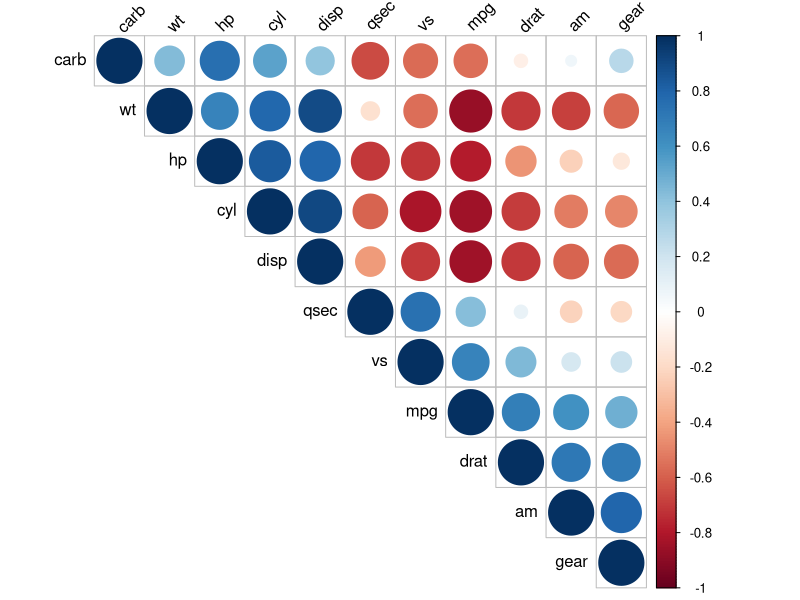
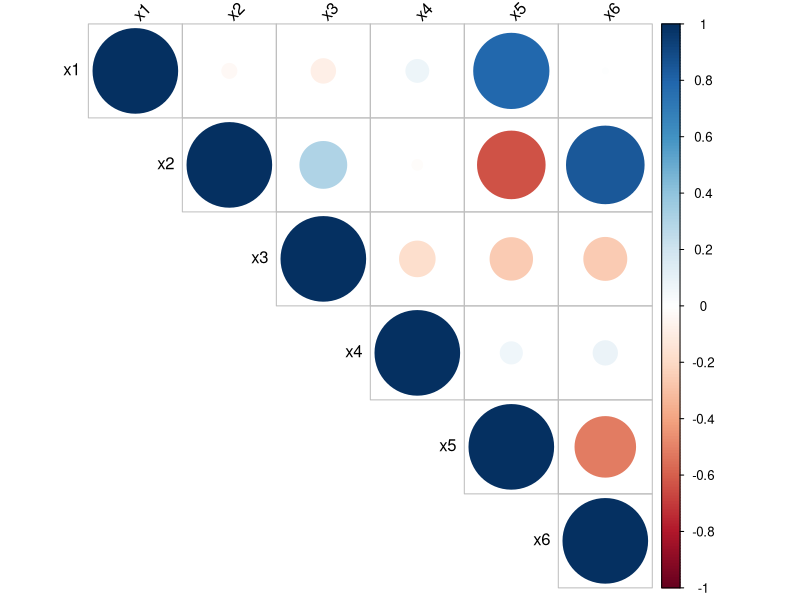

R code for these plots, in order:
## ---- chunk 1
gen_dat <- function(n) {
  x1 <- runif(n=n, min=0, max=10)
  x2 <- x1 * 2 + rnorm(n=n, sd=0.01) # x2 es el doble de x1 + ruido
  y <- rnorm(n=n, mean= - 3 + 2 * x1 - 4 * x2, sd=2)
  data.frame(y, x1, x2)
}
## ---- chunk 2
set.seed(12345)
datos <- gen_dat(n=40)
datos1 <- datos[1:20, ]
datos2 <- datos[21:40, ]
## ---- chunk 3
mod1 <- stats::lm(y ~ x1 + x2, data=datos1)
summary(mod1)
## ---- chunk 4
mod2 <- stats::lm(y ~ x1 + x2, data=datos2)
summary(mod2)
## ---- chunk 5
library(dplyr)
mtcars %>% glimpse()
## ---- chunk 6
mtcars %>% cor(method="pearson") %>% round(digits=2) -> mat_cor
mat_cor
## ---- chunk 7
library(corrplot)
corrplot(mat_cor, type="upper", order="hclust", tl.col="black", tl.srt=45)
## ---- chunk 8
gen_dat <- function(n) {
  x1 <- sample(5:25, size=n, replace=TRUE)
  x2 <- rpois(n, lambda=5)
  x3 <- rbinom(n, size=10, prob=0.4)
  x4 <- rbeta(n=n, shape1=0.5, shape2=0.7)
  ruido1 <- runif(n=n, min=-0.5, max=0.5)
  ruido2 <- runif(n=n, min=-0.5, max=0.5)
  x5 <- 2 * x1 - 3 * x2 + ruido1
  x6 <- 3* x2 - 4 * x3 + ruido2
  y <- rnorm(n=n, mean= - 3 + 2 * x1 - 4 * x2, sd=2)
  data.frame(y, x1, x2, x3, x4, x5, x6)
}
## ---- chunk 9
datos <- gen_dat(n=30)
mod <- lm(y ~ ., data=datos, x=TRUE)
car::vif(mod)
## ---- chunk 10
mat_cor <- cor(datos[, -1])

library(corrplot)
corrplot(mat_cor, type="upper", tl.col="black", tl.srt=45)
## ---- chunk 11
X <- mod$x
res <- eigen(t(X) %*% X)
k <- max(res$values) / min(res$values)
sqrt(k)
## ---- chunk 12
X <- mod$x
res <- eigen(t(X) %*% X)
k <- max(res$values) / res$values
sqrt(k)
